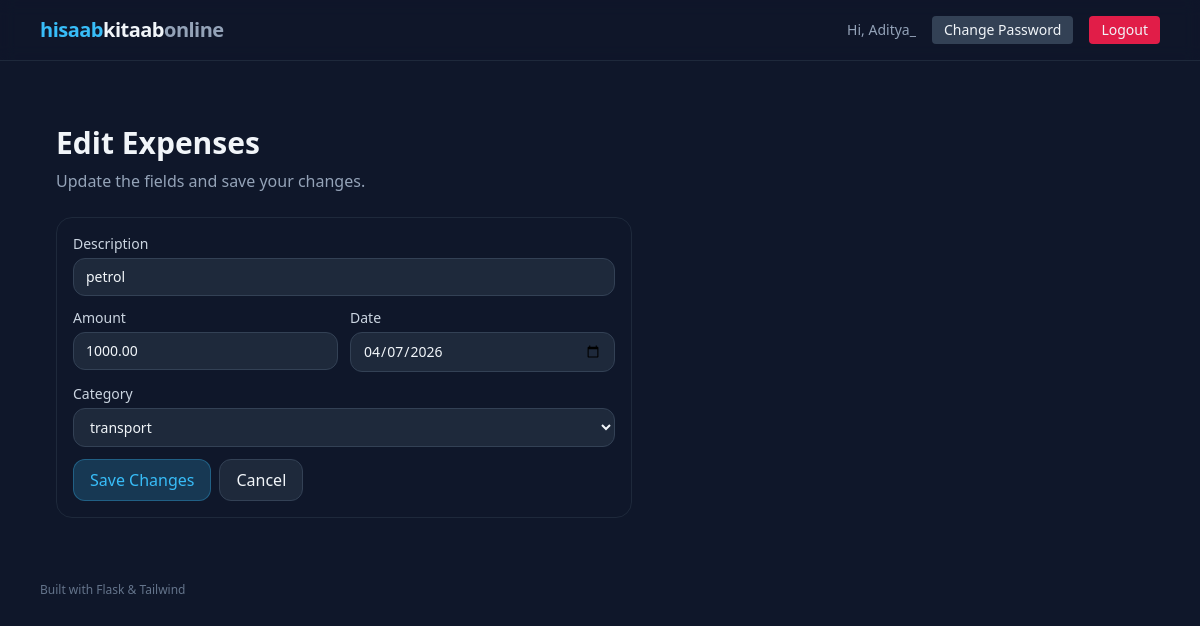
The page /edit/3 (signed in) on the database its author committed.
### app.py (models this page shows, shortened)
class User(UserMixin, db.Model):
    id = db.Column(db.Integer, primary_key=True)
    username = db.Column(db.String(80), unique=True, nullable=False)
    email = db.Column(db.String(120), unique=True, nullable=False)
    password_hash = db.Column(db.String(255), nullable=False)
    expenses = db.relationship('Expenses', backref='user', lazy=True)

class Expenses(db.Model):
    id = db.Column(db.Integer, primary_key=True)
    description = db.Column(db.String(120), nullable=False)
    amount = db.Column(db.Float, nullable=False)
    category = db.Column(db.String(50), nullable=False)
    date = db.Column(db.Date, nullable=False)
    user_id = db.Column(db.Integer, db.ForeignKey('user.id'), nullable=False)

### app.py (the view, shortened to what this page needs)
    @app.route("/edit/<int:expense_id>", methods=["GET", "POST"])
    @login_required
    def edit(expense_id):
        expenses = Expenses.query.get_or_404(expense_id)
        if expenses.user_id != current_user.id:
            flash("Unauthorized access", "error")
            return redirect(url_for("dashboard"))
        return render_template("edit.html", expenses=expenses, categories=['Food','transport','Health','Utilities','Rent'],
    today=dt_date.today().isoformat())

### templates/edit.html (shortened to what this page needs)
{% extends "base.html" %}
{% block content %}
<main class="mx-auto max-w-6xl px-4 py-8">
  <h1 class="text-3xl font-semibold mb-2">Edit Expenses</h1>
  <p class="text-slate-400 mb-6">Update the fields and save your changes.</p>
  <section class="max-w-xl rounded-2xl border border-slate-800 bg-slate-900 p-4">
    <form method="post" action="{{ url_for('edit', expense_id=expenses.id) }}" class="space-y-3">
      <label class="block text-sm">
        <span class="mb-1 block text-slate-300">Description</span>
        <input
          name="description"
          value="{{ expenses.description }}"
          class="w-full rounded-xl bg-slate-800 border border-slate-700 px-3 py-2 text-slate-100"
        />
      </label>
      <div class="grid grid-cols-2 gap-3">
        <label class="block text-sm">
          <span class="mb-1 block text-slate-300">Amount</span>
          <input
            type="number"
            step="0.01"
            min="0.01"
            name="amount"
            value="{{ '%.2f'|format(expenses.amount) }}"
            class="w-full rounded-xl bg-slate-800 border border-slate-700 px-3 py-2 text-slate-100"
          />
        </label>
        <label class="block text-sm">
          <span class="mb-1 block text-slate-300">Date</span>
          <input
            type="date"
            name="date"
            value="{{ expenses.date.strftime('%Y-%m-%d') if expenses.date else today }}"
            class="w-full rounded-xl bg-slate-800 border border-slate-700 px-3 py-2 text-slate-100"
          />
        </label>
      </div>
      <label class="block text-sm">
        <span class="mb-1 block text-slate-300">Category</span>
        <select
          name="category"
          class="w-full rounded-xl bg-slate-800 border border-slate-700 px-3 py-2 text-slate-100"
        >
          {% for c in categories %}
            <option value="{{ c }}" {% if expenses.category == c %}selected{% endif %}>
              {{ c }}
            </option>
          {% endfor %}
        </select>
      </label>
      <div class="flex items-center gap-2">
        <button
          type="submit"
          class="rounded-xl bg-brand/20 hover:bg-brand/30 text-brand px-4 py-2 border border-brand/30"
        >
          Save Changes
        </button>
        <a
          href="{{ url_for('index') }}"
          class="rounded-xl bg-slate-800 hover:bg-slate-700 px-4 py-2 border border-slate-700"
        >
          Cancel
        </a>
      </div>
    </form>
  </section>
</main>
{% endblock %}

### templates/base.html (shortened to what this page needs)
<!DOCTYPE html>
<html lang="en" class="h-full">
  <head>
    <script src="https://cdn.tailwindcss.com"></script>
  </head>
  <body class="h-full bg-slate-900 text-slate-100">
    <header class="border-b border-slate-800 bg-slate-900/60 backdrop-blur">
      <div class="mx-auto max-w-6xl px-4 py-4 flex justify-between items-center">
  <a href="{{ url_for('dashboard') }}" class="text-xl font-bold tracking-tight">
    <span class="text-brand">hisaab</span>kitaab<span class="text-slate-400">online</span>
  </a>
  <div class="flex items-center gap-4">
    {% if current_user.is_authenticated %}
      <span class="text-sm text-slate-400">
        Hi, {{ current_user.username }}
      </span>
      <a href="{{ url_for('change_password') }}"
         class="text-sm px-3 py-1 rounded bg-slate-700 hover:bg-slate-600">
        Change Password
      </a>
      <a href="{{ url_for('logout') }}"
         class="text-sm px-3 py-1 rounded bg-rose-600 hover:bg-rose-500">
        Logout
      </a>
    {% endif %}
  </div>
    </header>
    <main class="mx-auto max-w-6xl px-4 py-8">
       {% block content %}{% endblock %}
    </main>
    <footer class="mx-auto max-w-6xl px-4 pb-8 text-xs text-slate-500">
      Built with Flask & Tailwind
    </footer>
  </body>
</html>

### rows shown on the page
User: username "Aditya_"
Expenses: description "petrol", amount "1000.00", date "04/07/2026", category "transport"
